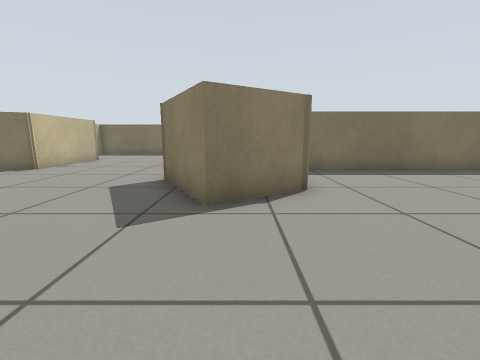
view 1 (above)

13 first-person views from a walk through a world built for the Gazebo simulator. The camera is 0.57 m above the floor, tilts 10° down and sees 90° across. The floor is counted in squares, 0.5 m on a side. Each view is taken from the middle of a square. On the plan, view 1 faces up. The plan holds only what a view shows up to about 11 squares ahead; the rest is blank.

view 2
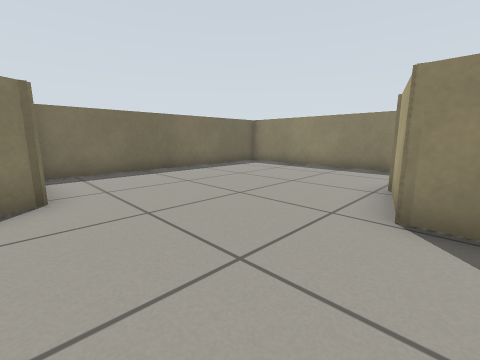

view 3
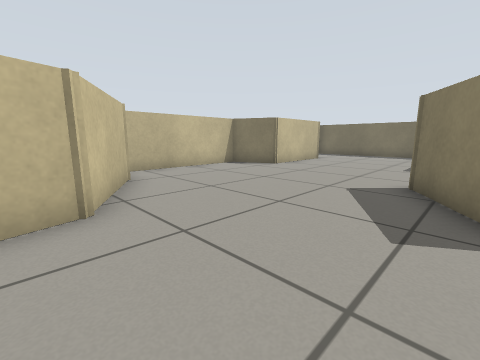

view 4
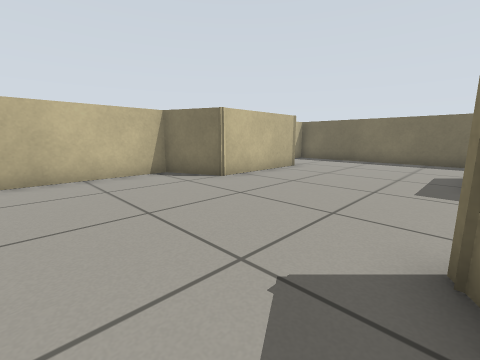

view 5
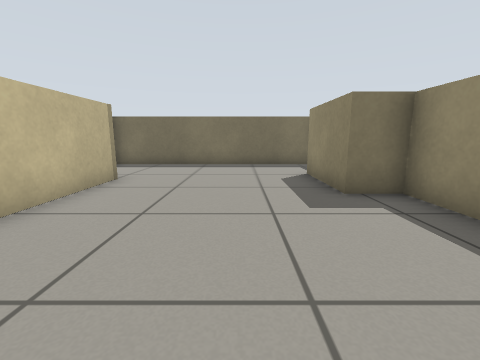

view 6
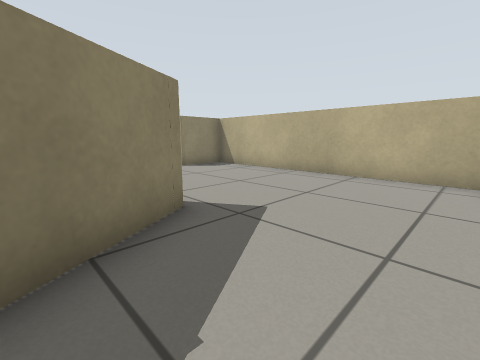

view 7
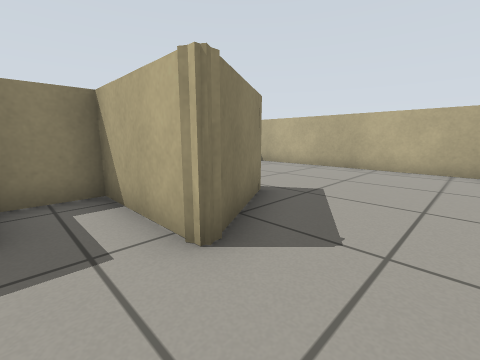

view 8
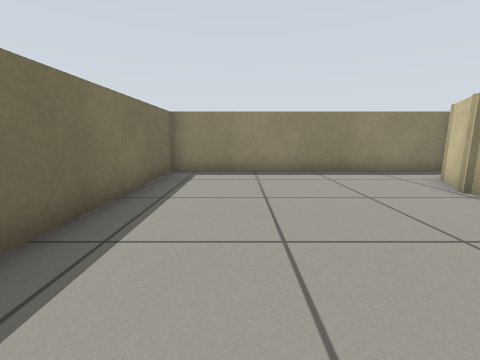

view 9
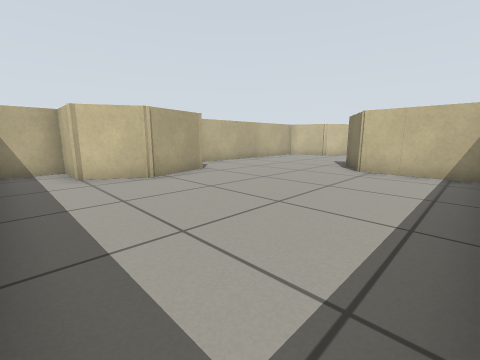

view 10
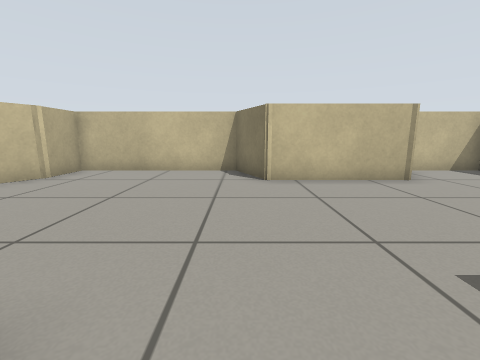

view 11
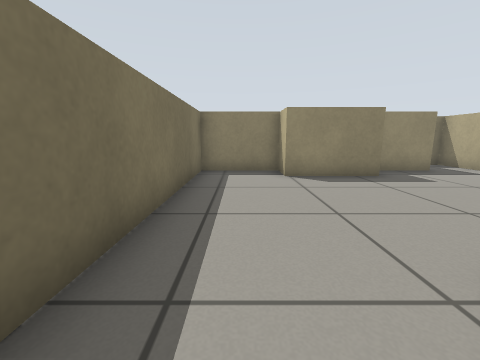

view 12
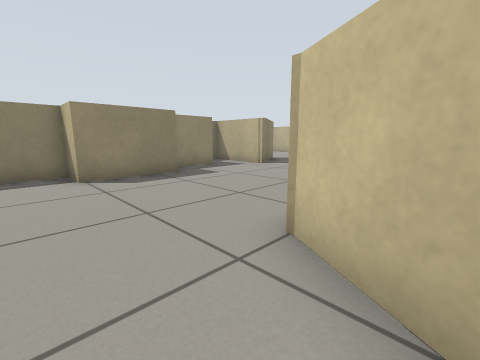

view 13
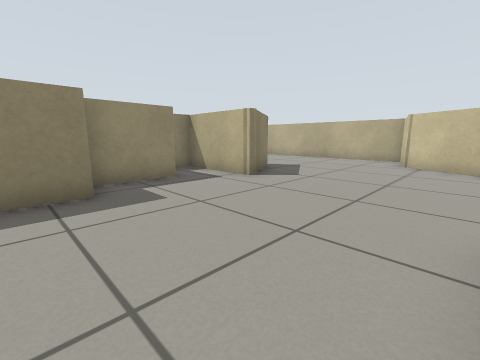

### Floor plan
Points are (right, up) in squares from view 1. A wall is a line through its corners. A room is listed if a view was taken in it or the views show most of it. See-through windows are left out.
Room 1 (views 1, 2, 3, 4, 5, 6, 7, 8, 9, 10, 11, 12, 13)
walls: (-0.7, 8.2) (-0.7, 10.8) (-1.9, 10.8) (-1.9, 13.6) (-0.7, 13.6) (-0.7, 16.3) (-9.3, 16.3) (-9.3, 14); (1.4, 8.1) (1.4, 5.2) (-0.6, 3.9) (-2.1, 6.6) (1.1, 6.6) (1.1, 8.1); (-9.2, 13.6) (-7.4, 12.6) (-7.4, 8.7) (-9.3, 7.9) (-9.3, 2.5) (-7.8, 2.5) (-4.9, 0.8) (-4.3, -1.4) (4.7, -1.4) (4.7, 0.7) (7, 1.3) (8.6, 0.4) (8.6, -1.4) (10.4, -1.4) (10.4, 8.3) (1.7, 8.3)

Where each view was taken, in squares from view 1:
view 1: 0 up, 0 right, facing up
view 2: 0 up, 1 right, facing up-right
view 3: 0 up, 1 left, facing up-left
view 4: 4 up, 2 left, facing up-left
view 5: 6 up, 4 left, facing up
view 6: 6 up, 4 left, facing down-right
view 7: 8 up, 4 left, facing down-right
view 8: 6 up, 2 right, facing right
view 9: 8 up, 10 right, facing down-left
view 10: 8 up, 1 left, facing left
view 11: 15 up, 9 left, facing right
view 12: 15 up, 9 left, facing down-right
view 13: 12 up, 7 left, facing down-right
